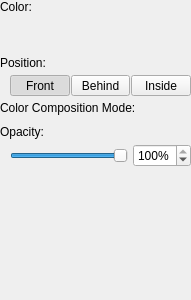
<?xml version="1.0" encoding="UTF-8"?>
<ui version="4.0">
 <class>FilterWidget</class>
 <widget class="QWidget" name="FilterWidget">
  <property name="geometry">
   <rect>
    <x>0</x>
    <y>0</y>
    <width>191</width>
    <height>300</height>
   </rect>
  </property>
  <property name="windowTitle">
   <string>Form</string>
  </property>
  <layout class="QVBoxLayout" name="verticalLayout" stretch="0,1">
   <property name="spacing">
    <number>0</number>
   </property>
   <property name="leftMargin">
    <number>0</number>
   </property>
   <property name="topMargin">
    <number>0</number>
   </property>
   <property name="rightMargin">
    <number>0</number>
   </property>
   <property name="bottomMargin">
    <number>0</number>
   </property>
   <item>
    <layout class="QVBoxLayout" name="verticalLayout_6">
     <property name="spacing">
      <number>5</number>
     </property>
     <item>
      <widget class="QLabel" name="label_4">
       <property name="text">
        <string>Color:</string>
       </property>
      </widget>
     </item>
     <item>
      <layout class="QHBoxLayout" name="horizontalLayout_4">
       <property name="spacing">
        <number>0</number>
       </property>
       <property name="leftMargin">
        <number>10</number>
       </property>
       <item>
        <widget class="ibp::widgets::ColorButton" name="mButtonColor" native="true">
         <property name="sizePolicy">
          <sizepolicy hsizetype="Expanding" vsizetype="Preferred">
           <horstretch>0</horstretch>
           <verstretch>0</verstretch>
          </sizepolicy>
         </property>
         <property name="minimumSize">
          <size>
           <width>0</width>
           <height>32</height>
          </size>
         </property>
        </widget>
       </item>
      </layout>
     </item>
     <item>
      <widget class="QLabel" name="label_3">
       <property name="text">
        <string>Position:</string>
       </property>
      </widget>
     </item>
     <item>
      <layout class="QHBoxLayout" name="horizontalLayout_2">
       <property name="spacing">
        <number>1</number>
       </property>
       <property name="leftMargin">
        <number>10</number>
       </property>
       <item>
        <widget class="QToolButton" name="mButtonPositionFront">
         <property name="sizePolicy">
          <sizepolicy hsizetype="Preferred" vsizetype="Preferred">
           <horstretch>0</horstretch>
           <verstretch>0</verstretch>
          </sizepolicy>
         </property>
         <property name="text">
          <string>Front</string>
         </property>
         <property name="checkable">
          <bool>true</bool>
         </property>
         <property name="checked">
          <bool>true</bool>
         </property>
         <property name="autoExclusive">
          <bool>true</bool>
         </property>
         <property name="class" stdset="0">
          <string>cFlatOptionButton</string>
         </property>
         <attribute name="buttonGroup">
          <string notr="true">buttonGroup</string>
         </attribute>
        </widget>
       </item>
       <item>
        <widget class="QToolButton" name="mButtonPositionBehind">
         <property name="sizePolicy">
          <sizepolicy hsizetype="Preferred" vsizetype="Preferred">
           <horstretch>0</horstretch>
           <verstretch>0</verstretch>
          </sizepolicy>
         </property>
         <property name="text">
          <string>Behind</string>
         </property>
         <property name="checkable">
          <bool>true</bool>
         </property>
         <property name="autoExclusive">
          <bool>true</bool>
         </property>
         <property name="class" stdset="0">
          <string>cFlatOptionButton</string>
         </property>
         <attribute name="buttonGroup">
          <string notr="true">buttonGroup</string>
         </attribute>
        </widget>
       </item>
       <item>
        <widget class="QToolButton" name="mButtonPositionInside">
         <property name="sizePolicy">
          <sizepolicy hsizetype="Preferred" vsizetype="Preferred">
           <horstretch>0</horstretch>
           <verstretch>0</verstretch>
          </sizepolicy>
         </property>
         <property name="text">
          <string>Inside</string>
         </property>
         <property name="checkable">
          <bool>true</bool>
         </property>
         <property name="autoExclusive">
          <bool>true</bool>
         </property>
         <property name="class" stdset="0">
          <string>cFlatOptionButton</string>
         </property>
         <attribute name="buttonGroup">
          <string notr="true">buttonGroup</string>
         </attribute>
        </widget>
       </item>
      </layout>
     </item>
     <item>
      <widget class="QLabel" name="label">
       <property name="text">
        <string>Color Composition Mode:</string>
       </property>
      </widget>
     </item>
     <item>
      <layout class="QHBoxLayout" name="horizontalLayout">
       <property name="spacing">
        <number>0</number>
       </property>
       <property name="leftMargin">
        <number>10</number>
       </property>
       <item>
        <widget class="ibp::widgets::ColorCompositionModeComboBox" name="mComboColorCompositionMode" native="true"/>
       </item>
      </layout>
     </item>
     <item>
      <widget class="QLabel" name="label_2">
       <property name="text">
        <string>Opacity:</string>
       </property>
      </widget>
     </item>
     <item>
      <layout class="QHBoxLayout" name="horizontalLayout_3">
       <property name="spacing">
        <number>5</number>
       </property>
       <property name="leftMargin">
        <number>10</number>
       </property>
       <item>
        <widget class="QSlider" name="mSliderOpacity">
         <property name="maximum">
          <number>100</number>
         </property>
         <property name="value">
          <number>100</number>
         </property>
         <property name="orientation">
          <enum>Qt::Horizontal</enum>
         </property>
        </widget>
       </item>
       <item>
        <widget class="QSpinBox" name="mSpinOpacity">
         <property name="suffix">
          <string>%</string>
         </property>
         <property name="maximum">
          <number>100</number>
         </property>
         <property name="value">
          <number>100</number>
         </property>
        </widget>
       </item>
      </layout>
     </item>
    </layout>
   </item>
   <item>
    <spacer name="verticalSpacer">
     <property name="orientation">
      <enum>Qt::Vertical</enum>
     </property>
     <property name="sizeHint" stdset="0">
      <size>
       <width>0</width>
       <height>0</height>
      </size>
     </property>
    </spacer>
   </item>
  </layout>
 </widget>
 <customwidgets>
  <customwidget>
   <class>ibp::widgets::ColorCompositionModeComboBox</class>
   <extends>QWidget</extends>
   <header>colorcompositionmodecombobox.h</header>
   <container>1</container>
  </customwidget>
  <customwidget>
   <class>ibp::widgets::ColorButton</class>
   <extends>QWidget</extends>
   <header>colorbutton.h</header>
   <container>1</container>
  </customwidget>
 </customwidgets>
 <resources/>
 <connections/>
 <buttongroups>
  <buttongroup name="buttonGroup"/>
 </buttongroups>
</ui>
